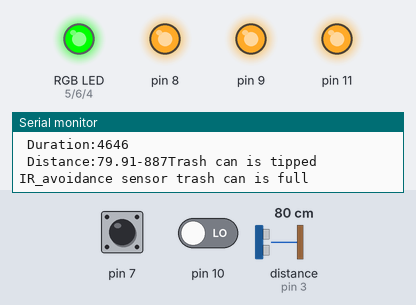
Recording of a sketch running on a simulated Arduino Mega 2560, built with avr-gcc and run on an emulated ATmega2560. Parts: an RGB LED mixed from three pins (HIGH = lit), output pins drawn as LEDs (lit = HIGH), the last lines printed to the serial monitor. Wiring (inferred from the names in the program): ultrasonic range finder: trigger pin 2; echo pin 3. Inputs (shaded band) come from the test bench; at power-on: distance to the obstacle (sensor on pin 3) 80 cm, pin 10 LOW, pin 7 HIGH. The echo pulse lasts 58.3 µs per cm; the modem accepts every AT command (registered, SIM ready, sends succeed) and sends nothing else; pins used as bus, display or sensor lines are not drawn.

Above: at 3.7 s.
3.8 s: distance to the obstacle (sensor on pin 3) set to 7 cm
5.7 s: distance to the obstacle (sensor on pin 3) set to 5 cm
At 7.3 s:
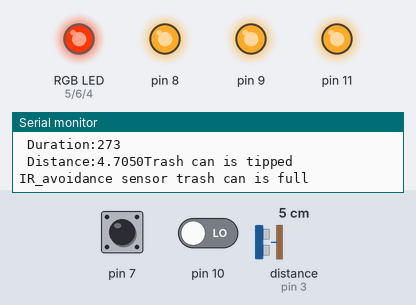
8.1 s: pin 10 driven HIGH
At 9.5 s:
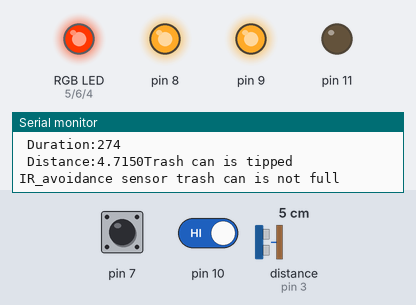
10.1 s: pin 7 pulled LOW for 1 s
At 11.7 s:
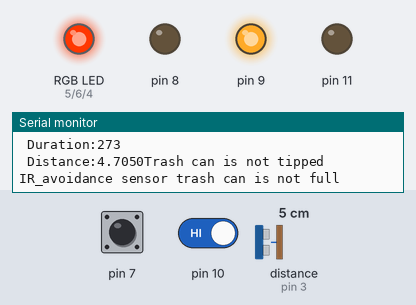
14.2 s: distance to the obstacle (sensor on pin 3) set to 2 cm
At 16.0 s:
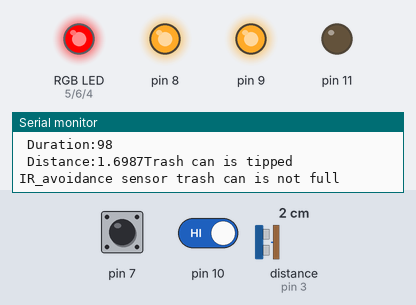
16.3 s: pin 7 pulled LOW for 3.2 s
At 17.9 s:
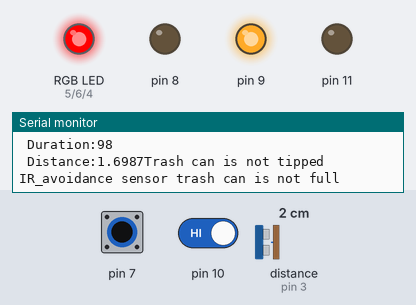
Timing chart, 0 to 22.5 s (numbered marks = the images above; inputs shaded):
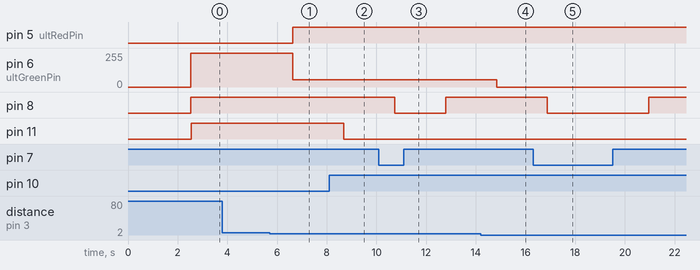

The sketch:

smart_trash_cans.ino
```cpp
#include "src/tilt_sensor/tilt_sensor.h"
#include "src/ir_avoidance_sensor/ir_avoidance_sensor.h"
#include "src/ultrasonic_sensor/ultrasonic_sensor.h"
#include "src/esp8266/esp8266.h"
// Pins and leds for tilt sensor
const int tiltTrashLed = 8;
const int tiltTrashSensor = 7;

// Pins and leds for ir avoidance sensor
const int irTrashLed = 11;
const int irTrashSensor = 10;
const int irTrashEnable = 9;

// Pins and leds for ultrasonic sensor
const int trigPin = 2;
const int echoPin = 3;
const int ultRedPin = 5;
const int ultBluePin = 4;
const int ultGreenPin = 6;

void setup()
{
  Serial.begin(9600);
  setup_esp8266("Hotspot", "11111111");
  delay(10);
  tilt_sensor_setup(tiltTrashLed, tiltTrashSensor);
  delay(1);
  ir_avoidance_sensor_setup(irTrashEnable, irTrashSensor, irTrashLed);
  delay(1);
  ultrasonic_sensor_setup(echoPin, trigPin, ultRedPin, ultBluePin, ultGreenPin);
  // put your setup code here, to run once:
  delay(1500);
}

void loop()
{
  ultrasonic_sensor_status status = handle_ult_sensor();
  bool isFull = status.isFull;
  float percentageFull = status.percentageFull;

  if (is_trash_can_tipped())
  {
    Serial.println("Trash can is tipped");
  }
  else
  {
    Serial.println("Trash can is not tipped");
  }

  if (is_trash_can_full())
  {
    Serial.println("IR_avoidance sensor trash can is full");
  }
  else
  {
    Serial.println("IR_avoidance sensor trash can is not full");
  }
  delay(2000);
  // put your main code here, to run repeatedly:
}
```

esp8266.cpp
```cpp
#include "SoftwareSerial.h"
#include "Arduino.h"
#include "esp8266.h"

// Use Serial1 for communication with ESP-01
#define ESP_SERIAL Serial1

boolean echoFind(String target)
{
  unsigned long timeout = 10000;
  unsigned long start_time = millis();
  String response = "";

  while (millis() - start_time < timeout)
  {
    while (ESP_SERIAL.available())
    {
      char c = ESP_SERIAL.read();
      response += c;
    }
    if (response.indexOf(target) != -1)
    {
      Serial.print("Received: ");
      Serial.println(response);
      return true;
    }
  }

  Serial.print("Timed out, expected: ");
  Serial.println(target);
  return false;
}

boolean SendCommand(String cmd, String ack)
{
  // Send the AT command to the ESP-01 module
  ESP_SERIAL.println(cmd);

  // Wait for the expected acknowledgement string or time out
  if (echoFind(ack))
  {
    return true; // Acknowledgement found or not expected (ack is empty)
  }
  else
  {
    return false; // Time out, acknowledgement not found
  }
}

// Sets up the esp and connects it to the designated AP
void setup_esp8266(String _ap, String _password)
{
  // Start the Serial Monitor
  Serial.begin(115200);
  // Start the ESP-01 communication
  ESP_SERIAL.begin(115200);

  // Reset the ESP-01 module
  if (SendCommand("AT+RST", "OK"))
  {
    Serial.println("ESP-01 reset successfully");
  }
  else
  {
    Serial.println("ESP-01 reset failed");
  }
  delay(1000);

  // Connect to an access point
  String connectCmd = "AT+CWJAP=\"" + _ap + "\",\"" + _password + "\"";
  if (SendCommand(connectCmd, "OK"))
  {
    Serial.println("ESP-01 connected to AP");
  }
  else
  {
    Serial.println("ESP-01 connection to AP failed");
  }
}
```

esp8266.h
```cpp
#ifndef ESP8266_H
#define ESP8266_H

void setup_esp8266(String _ap, String _password);
boolean sendCommand(String cmd, String ack);

#endif
```

ir_avoidance_sensor.cpp
```cpp
#include "Arduino.h"
#include "ir_avoidance_sensor.h"
int currentState = 0;
int enablePin;
int outPin;
int irTrashledPin;

void ir_avoidance_sensor_setup(int _enablePin, int _outPin, int _irTrashledPin)
{
  enablePin = _enablePin;
  outPin = _outPin;
  irTrashledPin = _irTrashledPin;

  pinMode(enablePin, OUTPUT);
  pinMode(outPin, INPUT);
  pinMode(irTrashledPin, OUTPUT);
  digitalWrite(enablePin, HIGH); // Enable the sensors
}

bool is_trash_can_full()
{
  int digitalVal = digitalRead(outPin);
  if (HIGH == digitalVal)
  {
    digitalWrite(irTrashledPin, LOW); // turn the led off
    return false;
  }
  else
  {
    digitalWrite(irTrashledPin, HIGH); // turn the led on
    return true;
  }
}
```

ir_avoidance_sensor.h
```cpp
#ifndef IR_AVOIDANCE_SENSOR_H
#define IR_AVOIDANCE_SENSOR_H

void ir_avoidance_sensor_setup(int _enablePin, int _outPin, int _irTrashledPin);
bool is_trash_can_full();

#endif
```

tilt_sensor.cpp
```cpp
#include "Arduino.h"
#include "tilt_sensor.h"
int tiltSensorPin;
int tiltTrashledPin;
void tilt_sensor_setup(int _ledPin, int _tiltSensorPin)
{
  Serial.begin(9600);
  tiltSensorPin = _tiltSensorPin;
  tiltTrashledPin = _ledPin;
  pinMode(tiltTrashledPin, OUTPUT);
  pinMode(tiltSensorPin, INPUT);
  digitalWrite(tiltSensorPin, HIGH);
}

bool is_trash_can_tipped()
{
  int digitalVal = digitalRead(tiltSensorPin);
  if (HIGH == digitalVal)
  {
    digitalWrite(tiltTrashledPin, HIGH); // turn the led off
    return true;
  }
  else
  {
    digitalWrite(tiltTrashledPin, LOW); // turn the led on
    return false;
  }
}
```

tilt_sensor.h
```cpp
#ifndef TILT_SENSOR_H
#define TILT_SENSOR_H

void tilt_sensor_setup(int _ledPin, int _tiltSensorPin);
bool is_trash_can_tipped();

#endif
```

ultrasonic_sensor.cpp
```cpp
#include "Arduino.h"
#include "ultrasonic_sensor.h"

int echoPin;
int trigPin;
int redPin;
int bluePin;
int greenPin;

long duration;
float distance;
int trashCanHeight = 8;      // Height of the trash can in inches
const float threshold = 3.9; // From this thresold trashcan is considered full
int percentageFull = 0;
bool isFull = false;

int redBrightness = 0;
int greenBrightness = 0;
int blueBrightness = 0;

void ultrasonic_sensor_setup(int _echoPin, int _trigPin, int _ultRedPin, int _ultBluePin, int _ultGreenPin)
{
  redPin = _ultRedPin;
  bluePin = _ultBluePin;
  greenPin = _ultGreenPin;
  echoPin = _echoPin;
  trigPin = _trigPin;

  // put your setup code here, to run once:
  pinMode(redPin, OUTPUT);
  pinMode(greenPin, OUTPUT);
  pinMode(bluePin, OUTPUT);

  pinMode(echoPin, INPUT);
  pinMode(trigPin, OUTPUT);
}

ultrasonic_sensor_status handle_ult_sensor()
{
  ultrasonic_sensor_status status;

  // Clear trig pin
  digitalWrite(trigPin, LOW);
  delay(2);

  // Trigger the ultrasonic pulse
  digitalWrite(trigPin, HIGH);
  delay(1);
  digitalWrite(trigPin, LOW);

  // Read the reflected pulse duration
  duration = pulseIn(echoPin, HIGH);

  // Calculate the distance from the reflected pulse duration
  distance = duration * 0.0344 / 2.0;

  percentageFull = map(distance, trashCanHeight, 0, 0, 100);

  if (distance <= threshold)
  {
    greenBrightness = 0;
    redBrightness = 255;
    isFull = true;
  }
  else
  {
    isFull = false;
    Serial.print("\n Trash is at ");
    Serial.print(percentageFull);
    Serial.print("%");

    if (percentageFull < 50)
    {
      redBrightness = 0;
      greenBrightness = 255;
    }

    if (percentageFull >= 50)
    {
      greenBrightness = 55.5;
      redBrightness = 255;
    }
  }

  // Write the PWM values to the corresponding pins
  analogWrite(redPin, redBrightness);
  analogWrite(greenPin, greenBrightness);
  analogWrite(bluePin, blueBrightness);

  Serial.print("\n Duration:");
  Serial.print(duration);
  Serial.print("\n Distance:");
  Serial.print(distance);
  Serial.print(percentageFull);

  status.isFull = isFull;
  status.percentageFull = percentageFull;

  return status;
}
```

ultrasonic_sensor.h
```cpp
#ifndef ULTRASONIC_SENSOR_H
#define ULTRASONIC_SENSOR_H

struct ultrasonic_sensor_status
{
  bool isFull;
  float percentageFull;
};
void ultrasonic_sensor_setup(int _echoPin, int _trigPin, int _ultRedPin, int _ultBluePin, int _ultGreenPin);
ultrasonic_sensor_status handle_ult_sensor();
#endif
```

Measured:
- the behaviour switches between 6 and 5 cm on distance to the obstacle (sensor on pin 3) (found by bisection; images 0 and 1)
- after the input at 5.7 s, pin 5 (ultRedPin): LOW → HIGH after 0.93 s; pin 6 (ultGreenPin): 255/255 → 55/255 after 0.93 s
- after the input at 8.1 s, pin 11: HIGH → LOW after 0.59 s
- after the input at 10.1 s, pin 8: HIGH → LOW after 0.64 s, → HIGH 2.1 s later
- after the input at 14.2 s, pin 6 (ultGreenPin): 55/255 → 0/255 after 0.64 s
- after the input at 16.3 s, pin 8: HIGH → LOW after 0.58 s, → HIGH 4.1 s later
